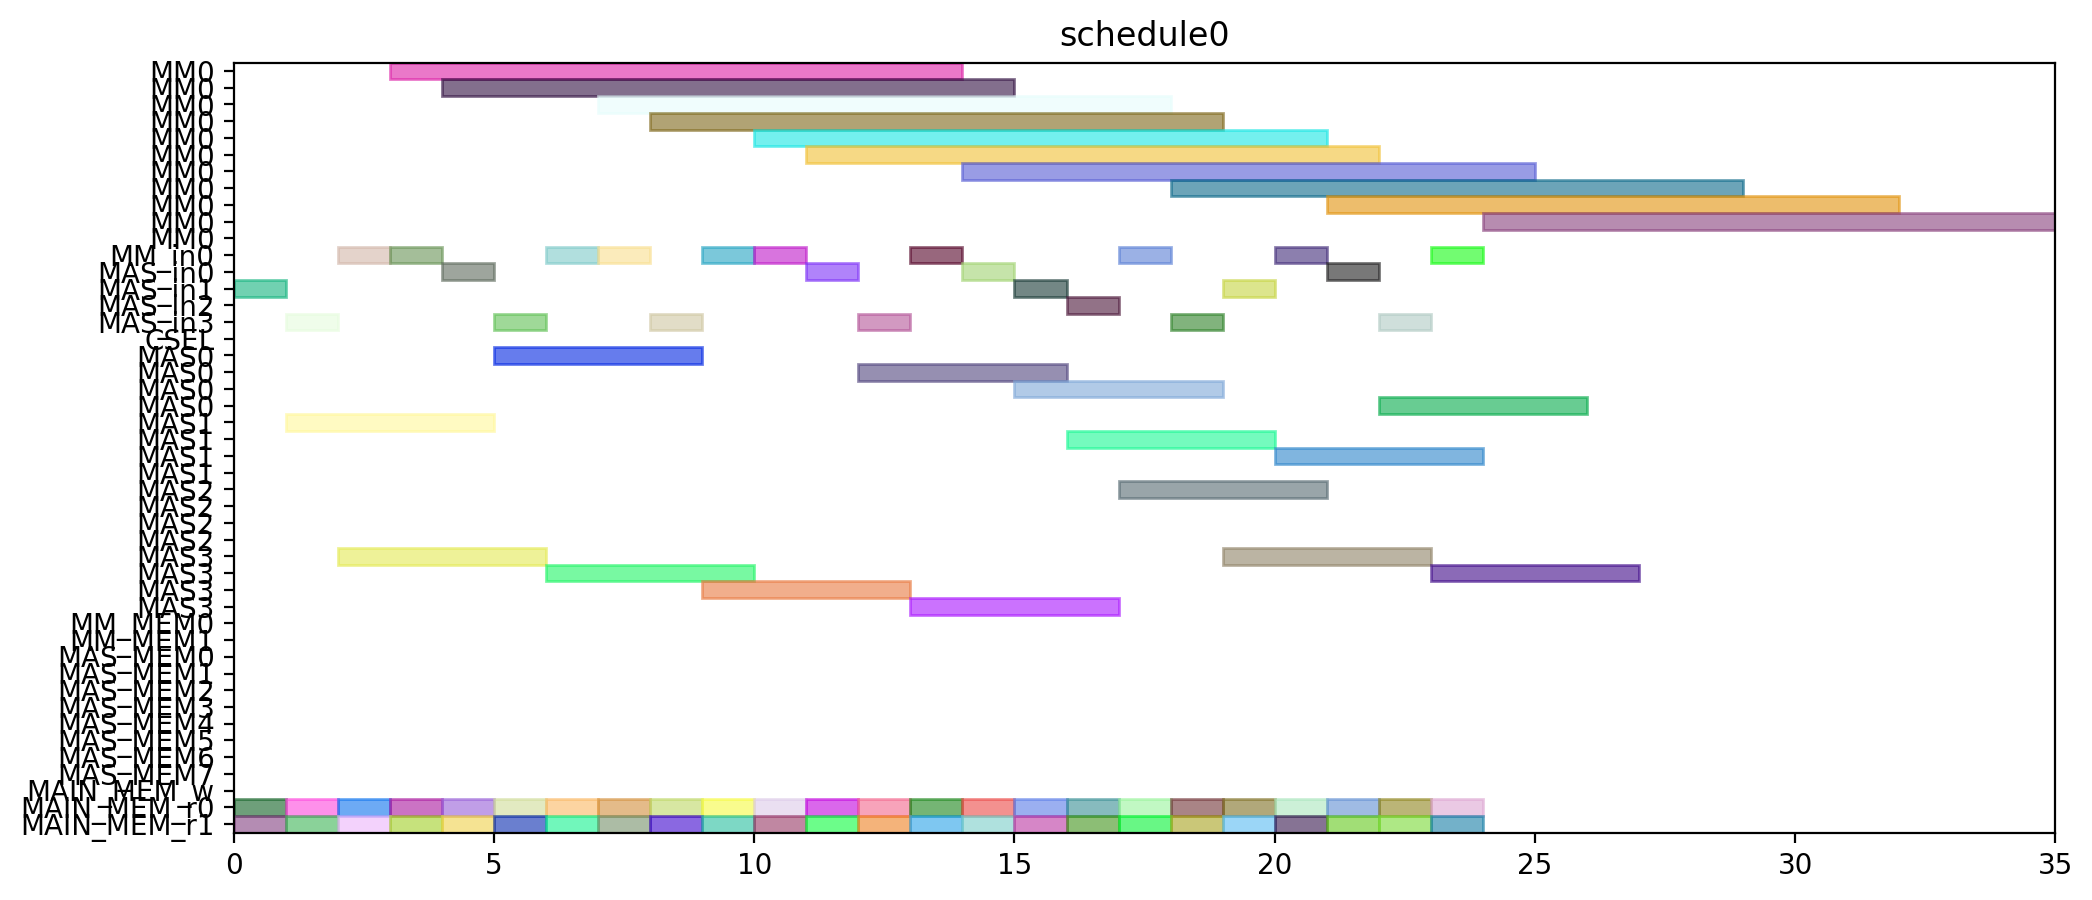

The script that drew this image:
from pyschedule import Scenario, solvers, plotters, alt


def solve():
	horizon = 120
	S = Scenario("schedule0", horizon=horizon)

	# resource
	MM = S.Resources('MM', num=1, size=11)
	MM_in = S.Resources('MM_in', num=1)
	MAS_in = S.Resources('MAS_in', num=4)
	CSEL = S.Resource('CSEL')
	MAS = S.Resources('MAS', num=4, size=4, periods=range(1, horizon))
	MM_MEM = S.Resources('MM_MEM', num=2)
	MAS_MEM = S.Resources('MAS_MEM', num=8)
	MAIN_MEM_w = S.Resource('MAIN_MEM_w', size=1)
	MAIN_MEM_r = S.Resources('MAIN_MEM_r', num=2)

	# result of previous scheduling

	# new tasks
	t0_t0 = S.Task('t0_t0', length=4, delay_cost=1)
	t0_t0 += alt(MAS)
	t0_t0_in = S.Task('t0_t0_in', length=1, delay_cost=1)
	t0_t0_in += alt(MAS_in)
	S += t0_t0_in*MAS_in[0]<=t0_t0*MAS[0]

	S += t0_t0_in*MAS_in[1]<=t0_t0*MAS[1]

	S += t0_t0_in*MAS_in[2]<=t0_t0*MAS[2]

	S += t0_t0_in*MAS_in[3]<=t0_t0*MAS[3]

	t0_t0_mem0 = S.Task('t0_t0_mem0', length=1, delay_cost=1)
	t0_t0_mem0 += MAIN_MEM_r[0]
	S += t0_t0_mem0 <= t0_t0

	t0_t0_mem1 = S.Task('t0_t0_mem1', length=1, delay_cost=1)
	t0_t0_mem1 += MAIN_MEM_r[1]
	S += t0_t0_mem1 <= t0_t0

	t0_t1 = S.Task('t0_t1', length=4, delay_cost=1)
	t0_t1 += alt(MAS)
	t0_t1_in = S.Task('t0_t1_in', length=1, delay_cost=1)
	t0_t1_in += alt(MAS_in)
	S += t0_t1_in*MAS_in[0]<=t0_t1*MAS[0]

	S += t0_t1_in*MAS_in[1]<=t0_t1*MAS[1]

	S += t0_t1_in*MAS_in[2]<=t0_t1*MAS[2]

	S += t0_t1_in*MAS_in[3]<=t0_t1*MAS[3]

	t0_t1_mem0 = S.Task('t0_t1_mem0', length=1, delay_cost=1)
	t0_t1_mem0 += MAIN_MEM_r[0]
	S += t0_t1_mem0 <= t0_t1

	t0_t1_mem1 = S.Task('t0_t1_mem1', length=1, delay_cost=1)
	t0_t1_mem1 += MAIN_MEM_r[1]
	S += t0_t1_mem1 <= t0_t1

	t0_t3 = S.Task('t0_t3', length=11, delay_cost=1)
	t0_t3 += alt(MM)
	t0_t3_in = S.Task('t0_t3_in', length=1, delay_cost=1)
	t0_t3_in += alt(MM_in)
	S += t0_t3_in*MM_in[0]<=t0_t3*MM[0]
	t0_t3_mem0 = S.Task('t0_t3_mem0', length=1, delay_cost=1)
	t0_t3_mem0 += MAIN_MEM_r[0]
	S += t0_t3_mem0 <= t0_t3

	t0_t3_mem1 = S.Task('t0_t3_mem1', length=1, delay_cost=1)
	t0_t3_mem1 += MAIN_MEM_r[1]
	S += t0_t3_mem1 <= t0_t3

	t10 = S.Task('t10', length=4, delay_cost=1)
	t10 += alt(MAS)
	t10_in = S.Task('t10_in', length=1, delay_cost=1)
	t10_in += alt(MAS_in)
	S += t10_in*MAS_in[0]<=t10*MAS[0]

	S += t10_in*MAS_in[1]<=t10*MAS[1]

	S += t10_in*MAS_in[2]<=t10*MAS[2]

	S += t10_in*MAS_in[3]<=t10*MAS[3]

	t10_mem0 = S.Task('t10_mem0', length=1, delay_cost=1)
	t10_mem0 += MAIN_MEM_r[0]
	S += t10_mem0 <= t10

	t10_mem1 = S.Task('t10_mem1', length=1, delay_cost=1)
	t10_mem1 += MAIN_MEM_r[1]
	S += t10_mem1 <= t10

	t11 = S.Task('t11', length=4, delay_cost=1)
	t11 += alt(MAS)
	t11_in = S.Task('t11_in', length=1, delay_cost=1)
	t11_in += alt(MAS_in)
	S += t11_in*MAS_in[0]<=t11*MAS[0]

	S += t11_in*MAS_in[1]<=t11*MAS[1]

	S += t11_in*MAS_in[2]<=t11*MAS[2]

	S += t11_in*MAS_in[3]<=t11*MAS[3]

	t11_mem0 = S.Task('t11_mem0', length=1, delay_cost=1)
	t11_mem0 += MAIN_MEM_r[0]
	S += t11_mem0 <= t11

	t11_mem1 = S.Task('t11_mem1', length=1, delay_cost=1)
	t11_mem1 += MAIN_MEM_r[1]
	S += t11_mem1 <= t11

	t3_t0 = S.Task('t3_t0', length=11, delay_cost=1)
	t3_t0 += alt(MM)
	t3_t0_in = S.Task('t3_t0_in', length=1, delay_cost=1)
	t3_t0_in += alt(MM_in)
	S += t3_t0_in*MM_in[0]<=t3_t0*MM[0]
	t3_t0_mem0 = S.Task('t3_t0_mem0', length=1, delay_cost=1)
	t3_t0_mem0 += MAIN_MEM_r[0]
	S += t3_t0_mem0 <= t3_t0

	t3_t0_mem1 = S.Task('t3_t0_mem1', length=1, delay_cost=1)
	t3_t0_mem1 += MAIN_MEM_r[1]
	S += t3_t0_mem1 <= t3_t0

	t3_t1 = S.Task('t3_t1', length=11, delay_cost=1)
	t3_t1 += alt(MM)
	t3_t1_in = S.Task('t3_t1_in', length=1, delay_cost=1)
	t3_t1_in += alt(MM_in)
	S += t3_t1_in*MM_in[0]<=t3_t1*MM[0]
	t3_t1_mem0 = S.Task('t3_t1_mem0', length=1, delay_cost=1)
	t3_t1_mem0 += MAIN_MEM_r[0]
	S += t3_t1_mem0 <= t3_t1

	t3_t1_mem1 = S.Task('t3_t1_mem1', length=1, delay_cost=1)
	t3_t1_mem1 += MAIN_MEM_r[1]
	S += t3_t1_mem1 <= t3_t1

	t3_t2 = S.Task('t3_t2', length=4, delay_cost=1)
	t3_t2 += alt(MAS)
	t3_t2_in = S.Task('t3_t2_in', length=1, delay_cost=1)
	t3_t2_in += alt(MAS_in)
	S += t3_t2_in*MAS_in[0]<=t3_t2*MAS[0]

	S += t3_t2_in*MAS_in[1]<=t3_t2*MAS[1]

	S += t3_t2_in*MAS_in[2]<=t3_t2*MAS[2]

	S += t3_t2_in*MAS_in[3]<=t3_t2*MAS[3]

	t3_t2_mem0 = S.Task('t3_t2_mem0', length=1, delay_cost=1)
	t3_t2_mem0 += MAIN_MEM_r[0]
	S += t3_t2_mem0 <= t3_t2

	t3_t2_mem1 = S.Task('t3_t2_mem1', length=1, delay_cost=1)
	t3_t2_mem1 += MAIN_MEM_r[1]
	S += t3_t2_mem1 <= t3_t2

	t3_t3 = S.Task('t3_t3', length=4, delay_cost=1)
	t3_t3 += alt(MAS)
	t3_t3_in = S.Task('t3_t3_in', length=1, delay_cost=1)
	t3_t3_in += alt(MAS_in)
	S += t3_t3_in*MAS_in[0]<=t3_t3*MAS[0]

	S += t3_t3_in*MAS_in[1]<=t3_t3*MAS[1]

	S += t3_t3_in*MAS_in[2]<=t3_t3*MAS[2]

	S += t3_t3_in*MAS_in[3]<=t3_t3*MAS[3]

	t3_t3_mem0 = S.Task('t3_t3_mem0', length=1, delay_cost=1)
	t3_t3_mem0 += MAIN_MEM_r[0]
	S += t3_t3_mem0 <= t3_t3

	t3_t3_mem1 = S.Task('t3_t3_mem1', length=1, delay_cost=1)
	t3_t3_mem1 += MAIN_MEM_r[1]
	S += t3_t3_mem1 <= t3_t3

	t4_t0 = S.Task('t4_t0', length=4, delay_cost=1)
	t4_t0 += alt(MAS)
	t4_t0_in = S.Task('t4_t0_in', length=1, delay_cost=1)
	t4_t0_in += alt(MAS_in)
	S += t4_t0_in*MAS_in[0]<=t4_t0*MAS[0]

	S += t4_t0_in*MAS_in[1]<=t4_t0*MAS[1]

	S += t4_t0_in*MAS_in[2]<=t4_t0*MAS[2]

	S += t4_t0_in*MAS_in[3]<=t4_t0*MAS[3]

	t4_t0_mem0 = S.Task('t4_t0_mem0', length=1, delay_cost=1)
	t4_t0_mem0 += MAIN_MEM_r[0]
	S += t4_t0_mem0 <= t4_t0

	t4_t0_mem1 = S.Task('t4_t0_mem1', length=1, delay_cost=1)
	t4_t0_mem1 += MAIN_MEM_r[1]
	S += t4_t0_mem1 <= t4_t0

	t4_t1 = S.Task('t4_t1', length=4, delay_cost=1)
	t4_t1 += alt(MAS)
	t4_t1_in = S.Task('t4_t1_in', length=1, delay_cost=1)
	t4_t1_in += alt(MAS_in)
	S += t4_t1_in*MAS_in[0]<=t4_t1*MAS[0]

	S += t4_t1_in*MAS_in[1]<=t4_t1*MAS[1]

	S += t4_t1_in*MAS_in[2]<=t4_t1*MAS[2]

	S += t4_t1_in*MAS_in[3]<=t4_t1*MAS[3]

	t4_t1_mem0 = S.Task('t4_t1_mem0', length=1, delay_cost=1)
	t4_t1_mem0 += MAIN_MEM_r[0]
	S += t4_t1_mem0 <= t4_t1

	t4_t1_mem1 = S.Task('t4_t1_mem1', length=1, delay_cost=1)
	t4_t1_mem1 += MAIN_MEM_r[1]
	S += t4_t1_mem1 <= t4_t1

	t4_t3 = S.Task('t4_t3', length=11, delay_cost=1)
	t4_t3 += alt(MM)
	t4_t3_in = S.Task('t4_t3_in', length=1, delay_cost=1)
	t4_t3_in += alt(MM_in)
	S += t4_t3_in*MM_in[0]<=t4_t3*MM[0]
	t4_t3_mem0 = S.Task('t4_t3_mem0', length=1, delay_cost=1)
	t4_t3_mem0 += MAIN_MEM_r[0]
	S += t4_t3_mem0 <= t4_t3

	t4_t3_mem1 = S.Task('t4_t3_mem1', length=1, delay_cost=1)
	t4_t3_mem1 += MAIN_MEM_r[1]
	S += t4_t3_mem1 <= t4_t3

	t5_t0 = S.Task('t5_t0', length=11, delay_cost=1)
	t5_t0 += alt(MM)
	t5_t0_in = S.Task('t5_t0_in', length=1, delay_cost=1)
	t5_t0_in += alt(MM_in)
	S += t5_t0_in*MM_in[0]<=t5_t0*MM[0]
	t5_t0_mem0 = S.Task('t5_t0_mem0', length=1, delay_cost=1)
	t5_t0_mem0 += MAIN_MEM_r[0]
	S += t5_t0_mem0 <= t5_t0

	t5_t0_mem1 = S.Task('t5_t0_mem1', length=1, delay_cost=1)
	t5_t0_mem1 += MAIN_MEM_r[1]
	S += t5_t0_mem1 <= t5_t0

	t5_t1 = S.Task('t5_t1', length=11, delay_cost=1)
	t5_t1 += alt(MM)
	t5_t1_in = S.Task('t5_t1_in', length=1, delay_cost=1)
	t5_t1_in += alt(MM_in)
	S += t5_t1_in*MM_in[0]<=t5_t1*MM[0]
	t5_t1_mem0 = S.Task('t5_t1_mem0', length=1, delay_cost=1)
	t5_t1_mem0 += MAIN_MEM_r[0]
	S += t5_t1_mem0 <= t5_t1

	t5_t1_mem1 = S.Task('t5_t1_mem1', length=1, delay_cost=1)
	t5_t1_mem1 += MAIN_MEM_r[1]
	S += t5_t1_mem1 <= t5_t1

	t5_t2 = S.Task('t5_t2', length=4, delay_cost=1)
	t5_t2 += alt(MAS)
	t5_t2_in = S.Task('t5_t2_in', length=1, delay_cost=1)
	t5_t2_in += alt(MAS_in)
	S += t5_t2_in*MAS_in[0]<=t5_t2*MAS[0]

	S += t5_t2_in*MAS_in[1]<=t5_t2*MAS[1]

	S += t5_t2_in*MAS_in[2]<=t5_t2*MAS[2]

	S += t5_t2_in*MAS_in[3]<=t5_t2*MAS[3]

	t5_t2_mem0 = S.Task('t5_t2_mem0', length=1, delay_cost=1)
	t5_t2_mem0 += MAIN_MEM_r[0]
	S += t5_t2_mem0 <= t5_t2

	t5_t2_mem1 = S.Task('t5_t2_mem1', length=1, delay_cost=1)
	t5_t2_mem1 += MAIN_MEM_r[1]
	S += t5_t2_mem1 <= t5_t2

	t5_t3 = S.Task('t5_t3', length=4, delay_cost=1)
	t5_t3 += alt(MAS)
	t5_t3_in = S.Task('t5_t3_in', length=1, delay_cost=1)
	t5_t3_in += alt(MAS_in)
	S += t5_t3_in*MAS_in[0]<=t5_t3*MAS[0]

	S += t5_t3_in*MAS_in[1]<=t5_t3*MAS[1]

	S += t5_t3_in*MAS_in[2]<=t5_t3*MAS[2]

	S += t5_t3_in*MAS_in[3]<=t5_t3*MAS[3]

	t5_t3_mem0 = S.Task('t5_t3_mem0', length=1, delay_cost=1)
	t5_t3_mem0 += MAIN_MEM_r[0]
	S += t5_t3_mem0 <= t5_t3

	t5_t3_mem1 = S.Task('t5_t3_mem1', length=1, delay_cost=1)
	t5_t3_mem1 += MAIN_MEM_r[1]
	S += t5_t3_mem1 <= t5_t3

	t6_t0 = S.Task('t6_t0', length=11, delay_cost=1)
	t6_t0 += alt(MM)
	t6_t0_in = S.Task('t6_t0_in', length=1, delay_cost=1)
	t6_t0_in += alt(MM_in)
	S += t6_t0_in*MM_in[0]<=t6_t0*MM[0]
	t6_t0_mem0 = S.Task('t6_t0_mem0', length=1, delay_cost=1)
	t6_t0_mem0 += MAIN_MEM_r[0]
	S += t6_t0_mem0 <= t6_t0

	t6_t0_mem1 = S.Task('t6_t0_mem1', length=1, delay_cost=1)
	t6_t0_mem1 += MAIN_MEM_r[1]
	S += t6_t0_mem1 <= t6_t0

	t6_t1 = S.Task('t6_t1', length=11, delay_cost=1)
	t6_t1 += alt(MM)
	t6_t1_in = S.Task('t6_t1_in', length=1, delay_cost=1)
	t6_t1_in += alt(MM_in)
	S += t6_t1_in*MM_in[0]<=t6_t1*MM[0]
	t6_t1_mem0 = S.Task('t6_t1_mem0', length=1, delay_cost=1)
	t6_t1_mem0 += MAIN_MEM_r[0]
	S += t6_t1_mem0 <= t6_t1

	t6_t1_mem1 = S.Task('t6_t1_mem1', length=1, delay_cost=1)
	t6_t1_mem1 += MAIN_MEM_r[1]
	S += t6_t1_mem1 <= t6_t1

	t6_t2 = S.Task('t6_t2', length=4, delay_cost=1)
	t6_t2 += alt(MAS)
	t6_t2_in = S.Task('t6_t2_in', length=1, delay_cost=1)
	t6_t2_in += alt(MAS_in)
	S += t6_t2_in*MAS_in[0]<=t6_t2*MAS[0]

	S += t6_t2_in*MAS_in[1]<=t6_t2*MAS[1]

	S += t6_t2_in*MAS_in[2]<=t6_t2*MAS[2]

	S += t6_t2_in*MAS_in[3]<=t6_t2*MAS[3]

	t6_t2_mem0 = S.Task('t6_t2_mem0', length=1, delay_cost=1)
	t6_t2_mem0 += MAIN_MEM_r[0]
	S += t6_t2_mem0 <= t6_t2

	t6_t2_mem1 = S.Task('t6_t2_mem1', length=1, delay_cost=1)
	t6_t2_mem1 += MAIN_MEM_r[1]
	S += t6_t2_mem1 <= t6_t2

	t6_t3 = S.Task('t6_t3', length=4, delay_cost=1)
	t6_t3 += alt(MAS)
	t6_t3_in = S.Task('t6_t3_in', length=1, delay_cost=1)
	t6_t3_in += alt(MAS_in)
	S += t6_t3_in*MAS_in[0]<=t6_t3*MAS[0]

	S += t6_t3_in*MAS_in[1]<=t6_t3*MAS[1]

	S += t6_t3_in*MAS_in[2]<=t6_t3*MAS[2]

	S += t6_t3_in*MAS_in[3]<=t6_t3*MAS[3]

	t6_t3_mem0 = S.Task('t6_t3_mem0', length=1, delay_cost=1)
	t6_t3_mem0 += MAIN_MEM_r[0]
	S += t6_t3_mem0 <= t6_t3

	t6_t3_mem1 = S.Task('t6_t3_mem1', length=1, delay_cost=1)
	t6_t3_mem1 += MAIN_MEM_r[1]
	S += t6_t3_mem1 <= t6_t3

	t7_t0 = S.Task('t7_t0', length=11, delay_cost=1)
	t7_t0 += alt(MM)
	t7_t0_in = S.Task('t7_t0_in', length=1, delay_cost=1)
	t7_t0_in += alt(MM_in)
	S += t7_t0_in*MM_in[0]<=t7_t0*MM[0]
	t7_t0_mem0 = S.Task('t7_t0_mem0', length=1, delay_cost=1)
	t7_t0_mem0 += MAIN_MEM_r[0]
	S += t7_t0_mem0 <= t7_t0

	t7_t0_mem1 = S.Task('t7_t0_mem1', length=1, delay_cost=1)
	t7_t0_mem1 += MAIN_MEM_r[1]
	S += t7_t0_mem1 <= t7_t0

	t7_t1 = S.Task('t7_t1', length=11, delay_cost=1)
	t7_t1 += alt(MM)
	t7_t1_in = S.Task('t7_t1_in', length=1, delay_cost=1)
	t7_t1_in += alt(MM_in)
	S += t7_t1_in*MM_in[0]<=t7_t1*MM[0]
	t7_t1_mem0 = S.Task('t7_t1_mem0', length=1, delay_cost=1)
	t7_t1_mem0 += MAIN_MEM_r[0]
	S += t7_t1_mem0 <= t7_t1

	t7_t1_mem1 = S.Task('t7_t1_mem1', length=1, delay_cost=1)
	t7_t1_mem1 += MAIN_MEM_r[1]
	S += t7_t1_mem1 <= t7_t1

	t7_t2 = S.Task('t7_t2', length=4, delay_cost=1)
	t7_t2 += alt(MAS)
	t7_t2_in = S.Task('t7_t2_in', length=1, delay_cost=1)
	t7_t2_in += alt(MAS_in)
	S += t7_t2_in*MAS_in[0]<=t7_t2*MAS[0]

	S += t7_t2_in*MAS_in[1]<=t7_t2*MAS[1]

	S += t7_t2_in*MAS_in[2]<=t7_t2*MAS[2]

	S += t7_t2_in*MAS_in[3]<=t7_t2*MAS[3]

	t7_t2_mem0 = S.Task('t7_t2_mem0', length=1, delay_cost=1)
	t7_t2_mem0 += MAIN_MEM_r[0]
	S += t7_t2_mem0 <= t7_t2

	t7_t2_mem1 = S.Task('t7_t2_mem1', length=1, delay_cost=1)
	t7_t2_mem1 += MAIN_MEM_r[1]
	S += t7_t2_mem1 <= t7_t2

	t7_t3 = S.Task('t7_t3', length=4, delay_cost=1)
	t7_t3 += alt(MAS)
	t7_t3_in = S.Task('t7_t3_in', length=1, delay_cost=1)
	t7_t3_in += alt(MAS_in)
	S += t7_t3_in*MAS_in[0]<=t7_t3*MAS[0]

	S += t7_t3_in*MAS_in[1]<=t7_t3*MAS[1]

	S += t7_t3_in*MAS_in[2]<=t7_t3*MAS[2]

	S += t7_t3_in*MAS_in[3]<=t7_t3*MAS[3]

	t7_t3_mem0 = S.Task('t7_t3_mem0', length=1, delay_cost=1)
	t7_t3_mem0 += MAIN_MEM_r[0]
	S += t7_t3_mem0 <= t7_t3

	t7_t3_mem1 = S.Task('t7_t3_mem1', length=1, delay_cost=1)
	t7_t3_mem1 += MAIN_MEM_r[1]
	S += t7_t3_mem1 <= t7_t3

	solvers.mip.solve(S,msg=1,kind='CPLEX',ratio_gap=1.01)

	solution = [['hoge']*len(S.solution()[1]) for i in range(len(S.solution()))]
	for i in range(len(S.solution())):
		for j in range(len(S.solution()[i])):
			solution[i][j]=str(S.solution()[i][j])
	print(solution)

	cycles = int(solution[-1][3])

	pic_file_name = "/mnt/rose/usr1/fukuda/ABE/multiRAM_multiMAS_16mux/scheduling_result/stage11MM1_stage4MAS4/SQR012345/schedule0.png"
	if(S.solution() != []):
		plotters.matplotlib.plot(S,img_filename=pic_file_name, show_task_labels=False, fig_size=(cycles*0.25+3, 5))

	return solution
